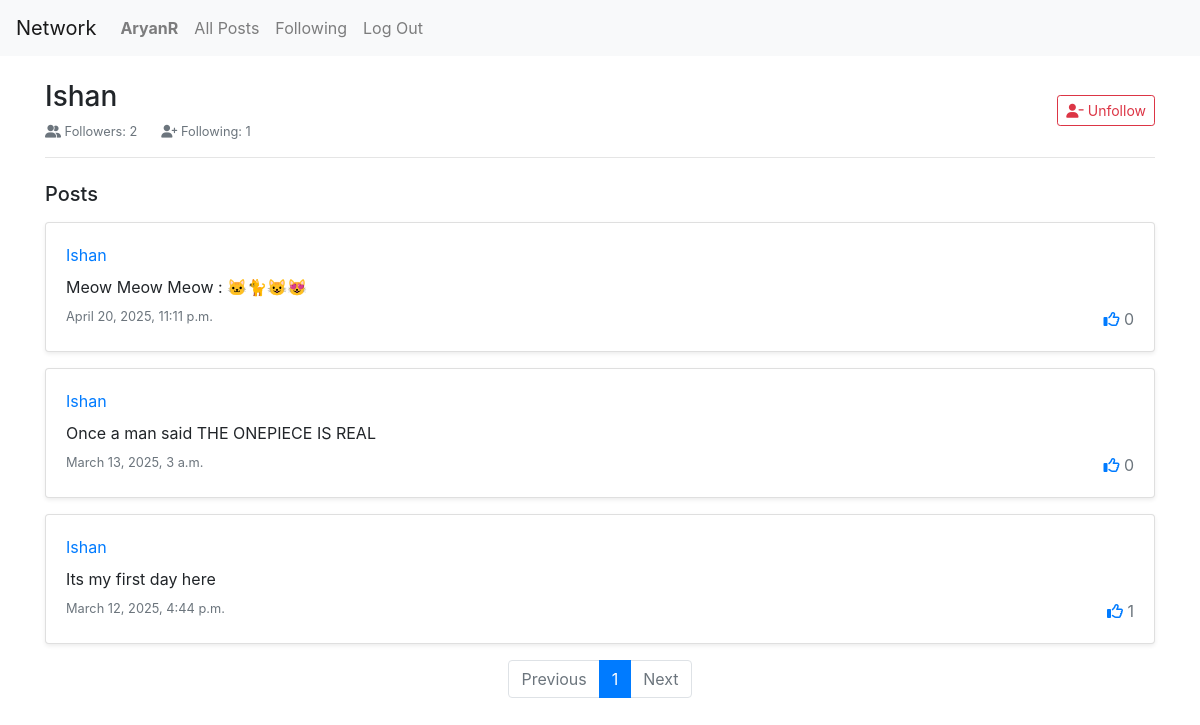
Page /profile/2/ (signed in) on the committed database.
### network/models.py (models this page shows)
class User(AbstractUser):
    pass

class Post(models.Model):
    owner = models.ForeignKey(User, related_name="posts", on_delete=models.CASCADE)
    likes = models.ManyToManyField(User, related_name="liked_posts", blank=True)
    content = models.TextField(max_length=300)
    date = models.DateTimeField()

### network/views.py (the view)
# urls.py: path("profile/<int:user_id>/", views.profile, name="profile"),
def profile(request, user_id):
    currUser = request.user
    user = User.objects.get(pk=user_id)
    followings = Follow.objects.filter(follower = user).values_list('followed', flat=True)
    followers = Follow.objects.filter(followed = user).values_list('follower', flat=True)
    posts = Post.objects.filter(owner = user).order_by('-date')
    follows = currUser.id in followers
    paginator = Paginator(posts, 10)
    page_number = request.GET.get('page')
    page = paginator.get_page(page_number)
    return render(request, "network/profile.html", {
        "loadedUser": user,
        "user": currUser,
        "following": followings,
        "follower": followers,
        "posts": posts,
        "follows": follows,
        "page_obj": page
    })

### network/templates/network/profile.html (shortened to what this page needs)
{% extends "network/layout.html" %}
{% block body %}
    <div class="container mt-4">
        <div class="mb-4">
            <div class="d-flex justify-content-between align-items-center flex-wrap">
                <div>
                    <h3 class="fw-bold mb-2">{{ loadedUser.username }}</h3>
                    <div class="d-flex gap-4 text-muted small">
                        <span><i class="fa-solid fa-user-group me-1"></i> Followers: {{ follower.count }}</span>
                        <span class="ml-4"><i class="fa-solid fa-user-plus me-1"></i> Following: {{ following.count }}</span>
                    </div>
                </div>
                {% if user.is_authenticated and user != loadedUser %}
                    <div class="mt-2 mt-md-0">
                        {% if follows %}
                            <a href="{% url 'unfollow' loadedUser.id %}" class=" btn btn-outline-danger btn-sm">
                                <i class="fa-solid fa-user-minus me-1"></i> Unfollow
                            </a>
                        {% else %}
                            <a href="{% url 'follow' loadedUser.id %}" class="btn btn-outline-primary btn-sm">
                                <i class="fa-solid fa-user-plus me-1"></i> Follow
                            </a>
                        {% endif %}
                    </div>
                {% endif %}
            </div>
            <hr class="mt-3">
        </div>
        <h5 class="fw-semibold mb-3">Posts</h5>
        {% for post in page_obj %}
            <div class="card mb-3 shadow-sm" id="post_{{ post.id }}box">
                <div class="card-body">
                    <div id="post_{{ post.id }}">
                        <div class="d-flex justify-content-between">
                            <div>
                                <a href="{% url 'profile' post.owner.id %}" class="fw-bold">{{ post.owner }}</a>
                            </div>
                        </div>
                        <p class="post-content my-2">{{ post.content }}</p>
                        <div class="d-flex justify-content-between text-muted">
                            <small>{{ post.date }}</small>
                            <div>
                                {% if not user.is_authenticated %}
                                    <i class="fa-regular fa-thumbs-up me-1"></i>
                                {% else %}
                                    {% if user in post.likes.all %}
                                        <i class="fa-solid fa-thumbs-up text-primary me-1" id="like_{{ post.id }}" onclick="like('{{ post.id }}', true)"></i>
                                    {% else %}
                                        <i class="fa-regular fa-thumbs-up text-primary me-1" id="like_{{ post.id }}" onclick="like('{{ post.id }}', false)"></i>
                                    {% endif %}
                                {% endif %}
                                <span id="counter_{{ post.id }}">{{ post.likes.count }}</span>
                            </div>
                        </div>
                    </div>
                </div>
            </div>
        {% empty %}
            <p class="text-center text-muted">No Posts.</p>
        {% endfor %}
        <nav aria-label="Post navigation">
            <ul class="pagination justify-content-center">
                {% if page_obj.has_previous %}
                    <li class="page-item">
                        <a class="page-link" href="?page={{ page_obj.previous_page_number }}">Previous</a>
                    </li>
                {% else %}
                    <li class="page-item disabled">
                        <a class="page-link">Previous</a>
                    </li>
                {% endif %}
                {% for num in page_obj.paginator.page_range %}
                    <li class="page-item {% if num == page_obj.number %}active{% endif %}">
                        <a class="page-link" href="?page={{ num }}">{{ num }}</a>
                    </li>
                {% endfor %}
                {% if page_obj.has_next %}
                    <li class="page-item">
                        <a class="page-link" href="?page={{ page_obj.next_page_number }}">Next</a>
                    </li>
                {% else %}
                    <li class="page-item disabled">
                        <a class="page-link">Next</a>
                    </li>
                {% endif %}
            </ul>
        </nav>
    </div>
{% endblock %}

### network/templates/network/layout.html (shortened to what this page needs)
{% load static %}
<!DOCTYPE html>
<html lang="en">
    <head>
        <link rel="stylesheet" href="https://stackpath.bootstrapcdn.com/bootstrap/4.4.1/css/bootstrap.min.css">
        <link rel="stylesheet" href="https://cdnjs.cloudflare.com/ajax/libs/font-awesome/6.7.2/css/all.min.css" />
        <link href="{% static 'network/styles.css' %}" rel="stylesheet">
    </head>
    <body>
        <nav class="navbar navbar-expand-lg navbar-light bg-light">
            <a class="navbar-brand">Network</a>
            <div>
              <ul class="navbar-nav mr-auto">
                {% if user.is_authenticated %}
                    <li class="nav-item">
                        <a class="nav-link" href="{% url 'profile' user.id%}"><strong>{{ user.username }}</strong></a>
                    </li>
                {% endif %}
                <li class="nav-item">
                  <a class="nav-link" href="{% url 'index' %}">All Posts</a>
                </li>
                {% if user.is_authenticated %}
                    <li class="nav-item">
                        <a class="nav-link" href="{% url 'following' %}">Following</a>
                    </li>
                    <li class="nav-item">
                        <a class="nav-link" href="{% url 'logout' %}">Log Out</a>
                    </li>
                {% endif %}
              </ul>
            </div>
          </nav>
        <div class="body">
            {% block body %}
            {% endblock %}
        </div>
    </body>
</html>

### rows in the picture
User: username "AryanR"
User: username "Ishan"
Post: owner "Ishan", content "Meow Meow Meow : 🐱🐈😺😻", date "April 20, 2025, 11:11 p.m.", likes.count "0"
Post: owner "Ishan", content "Once a man said THE ONEPIECE IS REAL", date "March 13, 2025, 3 a.m.", likes.count "0"
Post: owner "Ishan", content "Its my first day here", date "March 12, 2025, 4:44 p.m.", likes.count "1"

### other values in the picture
{{ follower.count }} "2"
{{ following.count }} "1"
{{ num }} "1"
